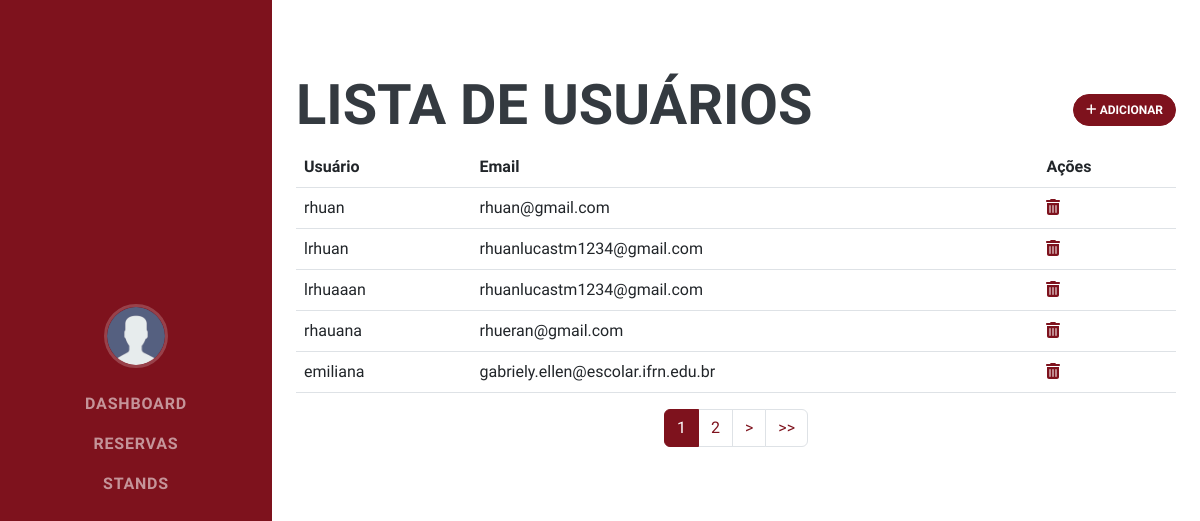
Screenshot of /users/listar/ (signed in) with the database file from the repository.
### users/models.py (models this page shows)
class User(AbstractUser):
    name = models.CharField(_("Name of User"), blank=True, max_length=255)
    first_name = None  # type: ignore
    last_name = None  # type: ignore

### users/views.py (the view)
# urls.py: path('users/listar/', UsersListView.as_view(), name='users_listar'),
class UsersListView(LoginRequiredMixin, generic.ListView):
    model = User
    paginate_by = 5
    ordering = ["name"]
    template_name = "users/users.html"

### users/templates/users/users.html (shortened to what this page needs)
{% extends "base.html" %}
{% load i18n %}
{% block content %}
<div class="mt-5">
  <div class="d-flex align-items-center justify-content-between">
    <h2>Lista de Usuários</h2>
    <div class="">
        <a style='color:white; border-radius: 50px; font-size: 12px;' href="{% url 'users_criar' %}" class="btn btn-primary"><strong><i class="fas fa-plus"></i> ADICIONAR</strong></a>
    </div>
  </div>
  <table class="table">
    <thead class="thead-light">
      <tr>
        <th scope="col">Usuário</th>
        <th scope="col">Email</th>
        <th scope="col">Ações</th>
      </tr>
    </thead>
    <tbody>
    {% for object in object_list %}
      <tr>
        <td>{{object.username}}</td>
        <td>{{object.email}}</td>
        <td>
          <a href="{% url 'users_remover' pk=object.pk %}"
            ><i class="fas fa-trash-alt"></i
          ></a>
        </td>
      </tr>
    {% empty %}
    <tr>
        <td colspan="4">
          <p>Não existem reservas cadastradas.</p>
        </td>
      </tr>
    {% endfor %}
    </tbody>
  </table>
{% if page_obj.has_other_pages %}
    <nav>
        <ul class="pagination justify-content-center">
            {% for page_number in page_obj.paginator.page_range %}
                {% if page_number <= page_obj.number|add:1 and page_number >= page_obj.number|add:-1 %}
                    {% if page_obj.number == page_number %}
                        <li class="page-item active">
                            <a class="page-link" href="?page={{ page_number }}">
                                {{ page_number }}
                            </a>
                        </li>
                    {% else %}
                        <li class="page-item">
                            <a class="page-link" href="?page={{ page_number }}">
                                {{ page_number }}
                            </a>
                        </li>
                    {% endif %}
                {% endif %}
            {% endfor %}
            {% if page_obj.has_next %}
                <li class="page-item">
                    <a class="page-link" href="?page={{ page_obj.next_page_number }}">
                        >
                    </a>
                </li>
                <li class="page-item">
                    <a class="page-link" href="?page={{ page_obj.paginator.num_pages }}">
                        >>
                    </a>
                </li>
            {% endif %}
        </ul>
    </nav>
{% endif %}
</div>
{% endblock %}

### rows the page displays
User: username "rhuan", email "rhuan@gmail.com"
User: username "lrhuan", email "rhuanlucastm1234@gmail.com"
User: username "lrhuaaan", email "rhuanlucastm1234@gmail.com"
User: username "rhauana", email "rhueran@gmail.com"
User: username "emiliana", email "gabriely.ellen@escolar.ifrn.edu.br"

### other values shown
{{ page_number }} "1"
{{ page_number }} "2"
